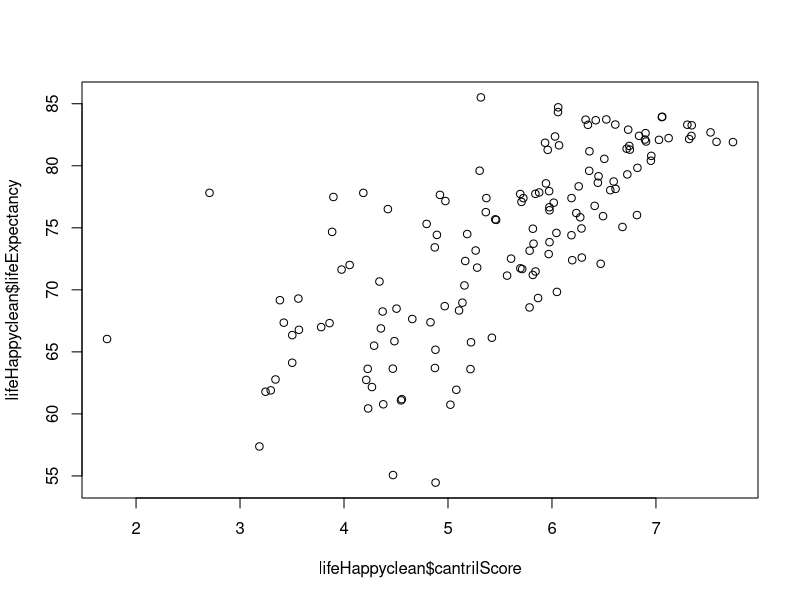
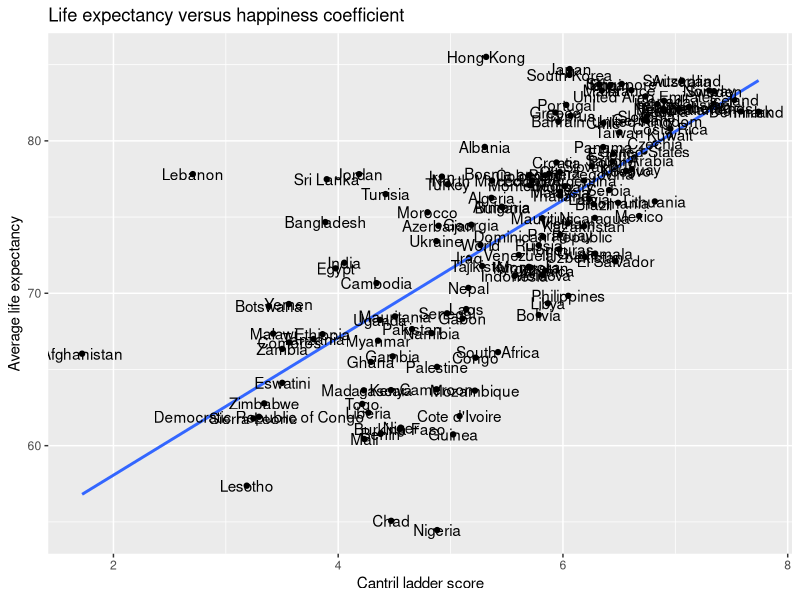
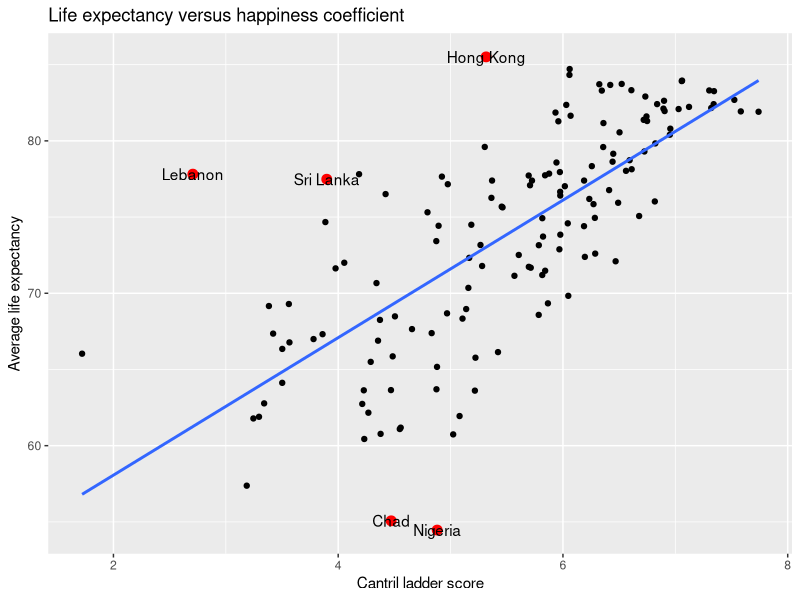

The R source for these figures, in order:
## Note - "commented"text is indicated with a double has "##" at the start of the line. This means that it will not be processed when the script is run

##install the necessary packages (comment out if already installed)
#install.packages("tidyverse")

## Note - tidyverse is a collection of packages ideal for most data exploration, including dplyr, ggplot and more.
## load the libraries required

library(tidyverse)

## read our csv file containing life expectancy and happiness coefficients as a dataframe called "lifeHappy"

lifeHappy <- read_csv("le_v_h.csv")

## Use dplyr to tidy the data by cleaning up the column names and removing spaces, then removing NAs

lifeHappyclean <- lifeHappy %>%
  rename(cantrilScore = "Cantril ladder score", lifeExpectancy = "Life expectancy - Sex: all - Age: 0 - Variant: estimates") %>%
  drop_na()

## Do a simple scatterplot showing Cantril score versus Life expectancy using our cleaned dataset

plot(lifeHappyclean$cantrilScore, lifeHappyclean$lifeExpectancy)


## Let's use ggplot to make that a bit nicer to look at

e <- lifeHappyclean %>%
  ggplot(aes(cantrilScore, lifeExpectancy)) +
  geom_point() + 
  ## add a line of best fit
  geom_smooth(aes(cantrilScore, lifeExpectancy), method="lm", se=F) +
  ## add axis labels
  ggtitle("Life expectancy versus happiness coefficient") +
  xlab("Cantril ladder score") +
  ylab("Average life expectancy") +
  geom_text(aes(label=Entity))


## plot the graph
e

## Or, we can calculate outliers using the inter-quartile range (IQR) method

model <- lm(lifeExpectancy ~ cantrilScore, data = lifeHappyclean)
lifeHappyclean$residuals <- resid(model)
Q1 <- quantile(lifeHappyclean$residuals, 0.25)
Q3 <- quantile(lifeHappyclean$residuals, 0.75)
IQR <- Q3 - Q1
lower_bound <- Q1 - 1.5 * IQR
upper_bound <- Q3 + 1.5 * IQR

outliers <- lifeHappyclean %>% filter(residuals < lower_bound | residuals > upper_bound)

## now plot the chart with only outliers shown

e <- lifeHappyclean %>%
  ggplot(aes(cantrilScore, lifeExpectancy)) +
  geom_point() + 
  ## add a line of best fit
  geom_smooth(aes(cantrilScore, lifeExpectancy), method="lm", se=F) +
  ## add axis labels
  ggtitle("Life expectancy versus happiness coefficient") +
  xlab("Cantril ladder score") +
  ylab("Average life expectancy") +
  geom_point(data = outliers, aes(x = cantrilScore, y = lifeExpectancy), color = 'red', size = 3) +
  geom_text(data = outliers, aes(label=Entity))

e
